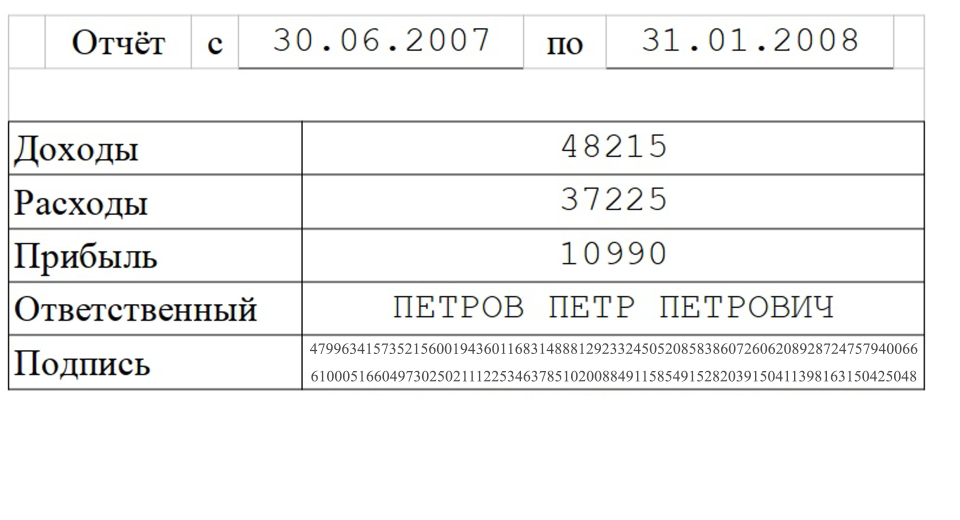
#> input picture source/new_sign.jpg, 1920 x 1040 px (shown at 1/2 size)
$ python -i LetterFinder.py   (imports and definitions only)
#> lines starting #> are read from the running program, lines starting #| are printed output that depends on the picture; after the words box and inside, x2 and y2 are one past the last pixel; in counts of white or black regions, pixels touching at a corner belong together
import cv2
import numpy as np


def find_letters(image_file: str, out_size=28):
#> called with image_file = '../source/new_sign.jpg', out_size = 28
    image_file = image_file
    img = cv2.imread(image_file)
#> img is the input picture: shape (1040, 1920, 3); mean B, G, R 243.4, 243.6, 243.5
    gray = cv2.cvtColor(img, cv2.COLOR_BGR2GRAY)
    ret, thresh = cv2.threshold(gray, 127, 255, cv2.THRESH_BINARY)
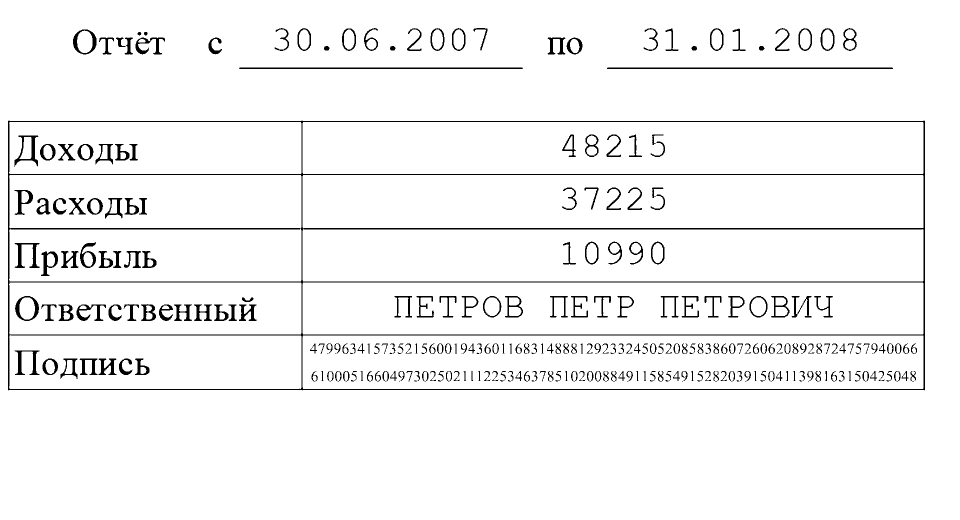
#> thresh: shape (1040, 1920) (shown at 1/2 size); 95.8% white; 281 black regions (15 under 20 px), largest, box (x1, y1, x2, y2) and area: (16, 241, 1850, 781) 28068, (1214, 135, 1786, 138) 1714, (478, 135, 1046, 138) 1700
    img_erode = cv2.erode(thresh, np.ones((2, 2), np.uint8), iterations=1)
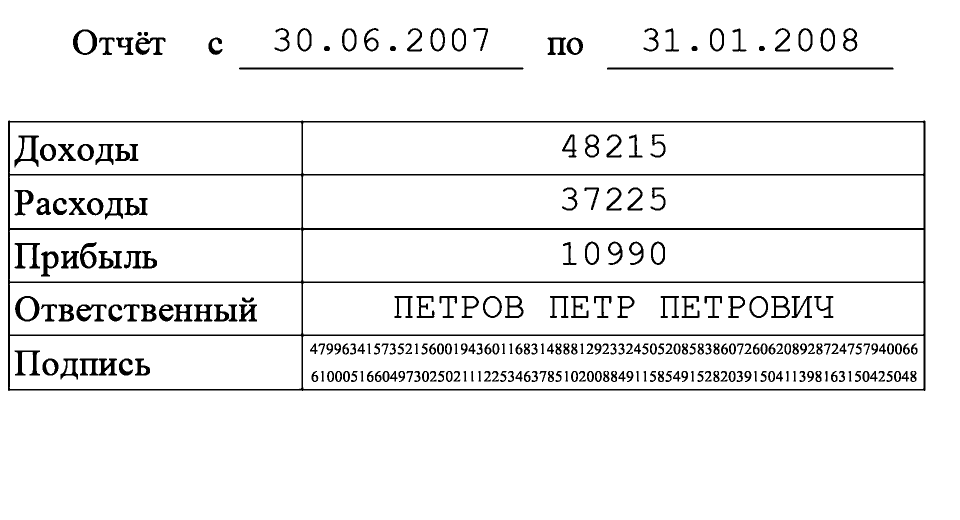
#> img_erode: shape (1040, 1920) (shown at 1/2 size); 94% white; 263 black regions

    # Get contours
    contours, hierarchy = cv2.findContours(img_erode, cv2.RETR_TREE, cv2.CHAIN_APPROX_SIMPLE)
#> contours = 406 contours, 14 with area under 20; largest, box (x1, y1, x2, y2) and area: (0, 0, 1920, 1040) 1993841, (15, 240, 1852, 783) 991453, (606, 672, 1847, 778) 130196, (606, 351, 1847, 456) 128958, (606, 460, 1847, 563) 126476

    #--------------------------------------------------------------------------------------------
    # -------------------------------------------------------------------------------------------

    output = img.copy()

    letters = []
    for idx, contour in enumerate(contours):
        (x, y, w, h) = cv2.boundingRect(contour)
        if hierarchy[0][idx][3] == 0:
            cv2.rectangle(output, (x, y), (x + w, y + h), (70, 0, 0), 1)
            letter_crop = gray[y:y + h, x:x + w]

            # Resize letter canvas to square
            size_max = max(w, h)
            letter_square = 255 * np.ones(shape=[size_max, size_max], dtype=np.uint8)
            if w > h:
                # Enlarge image top-bottom
                y_pos = size_max // 2 - h // 2
                letter_square[y_pos:y_pos + h, 0:w] = letter_crop
            elif w < h:
                # Enlarge image left-right
                x_pos = size_max // 2 - w // 2
                letter_square[0:h, x_pos:x_pos + w] = letter_crop
            else:
                letter_square = letter_crop

            # Resize letter to 28x28 and add letter and its X-coordinate
            letters.append((x, w, cv2.resize(letter_square, (out_size, out_size), interpolation=cv2.INTER_AREA)))
#> this loop made 406 passes
#> (x, y, w, h, size_max, x_pos) on passes 369, 372, 376, 379, 381, 382, 383, 385, 388, 390, 392, 393: (1132, 74, 35, 37, 37, 1), (416, 74, 30, 37, 37, 3), (197, 74, 33, 37, 37, 2), (145, 58, 50, 53, 53, 1), (1464, 56, 30, 48, 48, 9), (1330, 56, 29, 48, 48, 10), (683, 56, 31, 48, 48, 9), (1685, 55, 31, 49, 49, 9), (1640, 55, 31, 49, 49, 9), (1596, 55, 30, 49, 49, 9), (1549, 55, 32, 49, 49, 8), (1419, 55, 30, 49, 49, 9)
#> (x, y, w, h, size_max, y_pos) on passes 2, 363, 364, 365, 366, 367: (15, 240, 1837, 543, 1837, 647), (1213, 134, 575, 6, 575, 284), (477, 134, 571, 6, 571, 282), (1517, 91, 14, 12, 14, 1), (1382, 91, 14, 12, 14, 1), (779, 91, 14, 12, 14, 1)
#> pass 2, in find_letters, `letter_crop = gray[y:y + h, x:x + w]`:
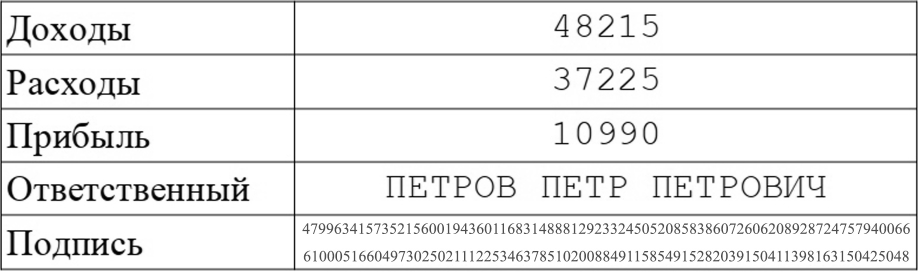
#> letter_crop: shape (543, 1837) (shown at 1/2 size); min 0, max 255, mean 235.7
#> after the loop:
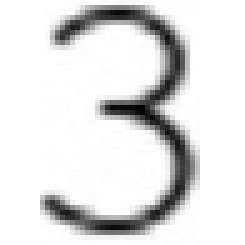
#> letter_square: shape (49, 49) (shown 5 times larger); min 4, max 255, mean 224.6
#> after the loop:
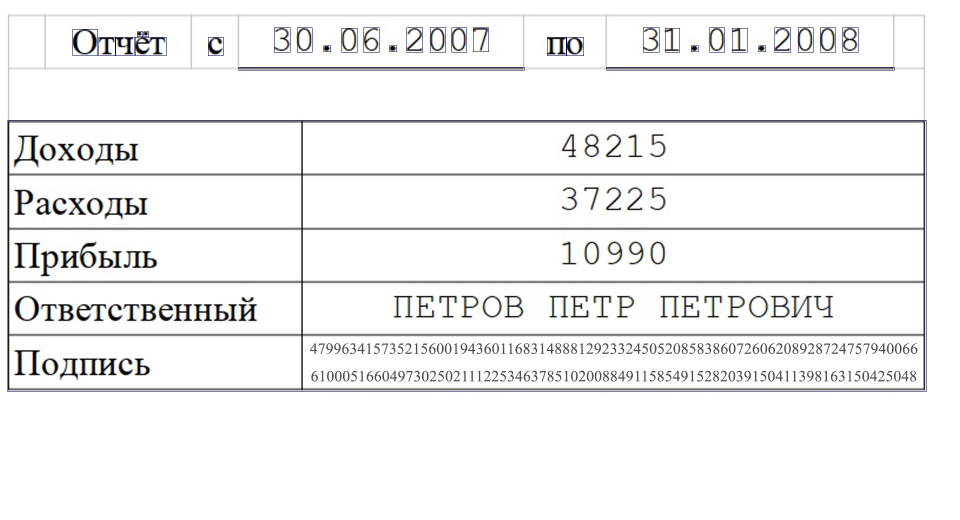
#> output: shape (1040, 1920, 3) (shown at 1/2 size); 0.55% of pixels changed, all inside (x1, y1, x2, y2) = (15, 55, 1853, 784)
#> after the loop, letters = 32 items

    # Sort array in place by X-coordinate
    letters.sort(key=lambda x: x[0], reverse=False)

    # [16 lines of commented-out code are left out]
    return letters

>>> result = find_letters('../source/new_sign.jpg')
#> result = 32 items

$ run again, on source/forsign.png
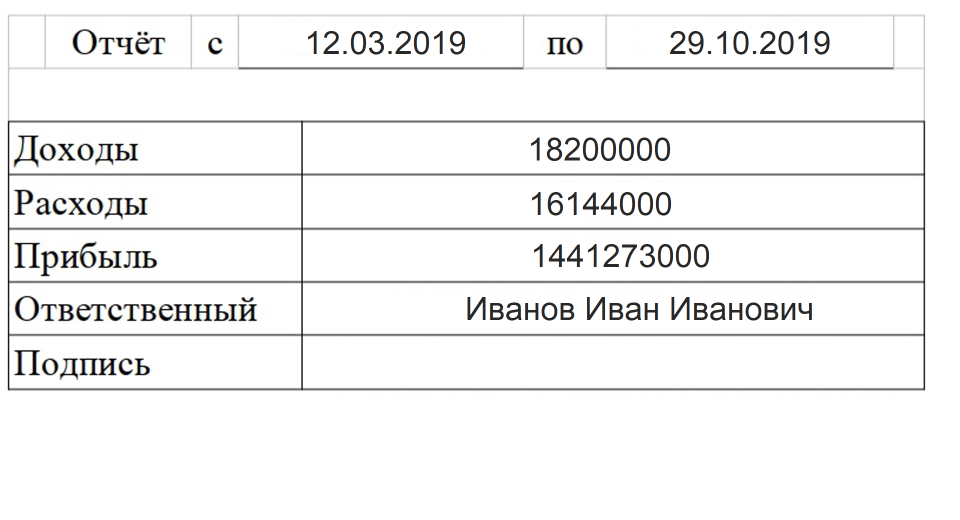
#> input picture source/forsign.png, 1920 x 1040 px (shown at 1/2 size)
#> in find_letters, img is the input picture: shape (1040, 1920, 3); mean B, G, R 243.5, 243.6, 243.6
#> in find_letters, `ret, thresh = cv2.threshold(gray, 127, 255, cv2.THRESH_BINARY)`:
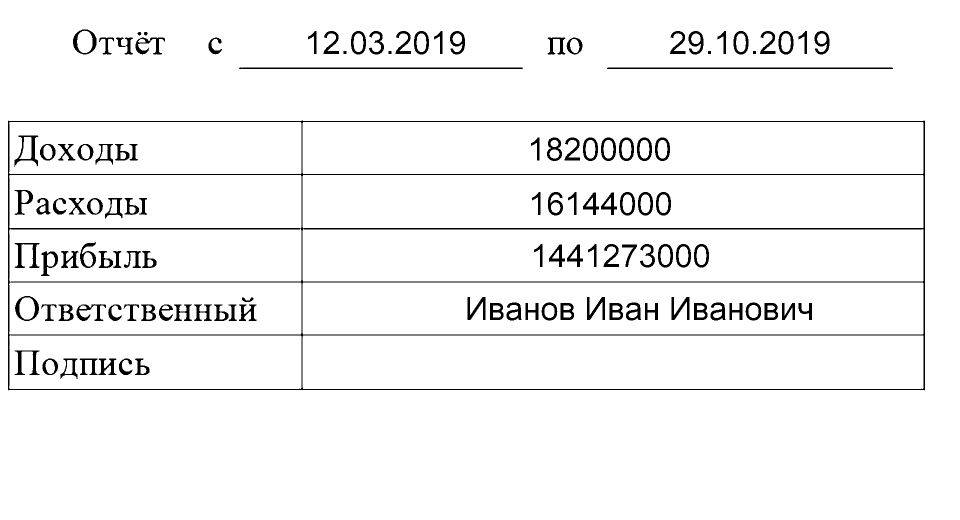
#> thresh: shape (1040, 1920) (shown at 1/2 size); 95.6% white; 121 black regions, largest, box (x1, y1, x2, y2) and area: (16, 241, 1850, 781) 28065, (1214, 135, 1786, 138) 1714, (478, 135, 1046, 138) 1699
#> img_erode: shape (1040, 1920); 94.3% white; 120 black regions
#> contours = 199 contours; largest, box (x1, y1, x2, y2) and area: (0, 0, 1920, 1040) 1993841, (15, 240, 1852, 783) 991451, (606, 672, 1847, 778) 130194, (606, 351, 1847, 456) 128958, (606, 460, 1847, 563) 126476
#> the loop in find_letters, `for idx, contour in enumerate(contours):` made 199 passes
#> (x, y, w, h, size_max, x_pos) on passes 165, 168, 172, 175, 177, 178, 180, 181: (1132, 74, 35, 37, 37, 1), (416, 74, 30, 37, 37, 3), (197, 74, 33, 37, 37, 2), (1628, 61, 33, 50, 50, 9), (1596, 61, 20, 49, 49, 14), (1556, 61, 33, 50, 50, 9), (1519, 61, 34, 49, 49, 7), (1466, 61, 33, 50, 50, 9)
#> after the loop in find_letters, `for idx, contour in enumerate(contours):`:
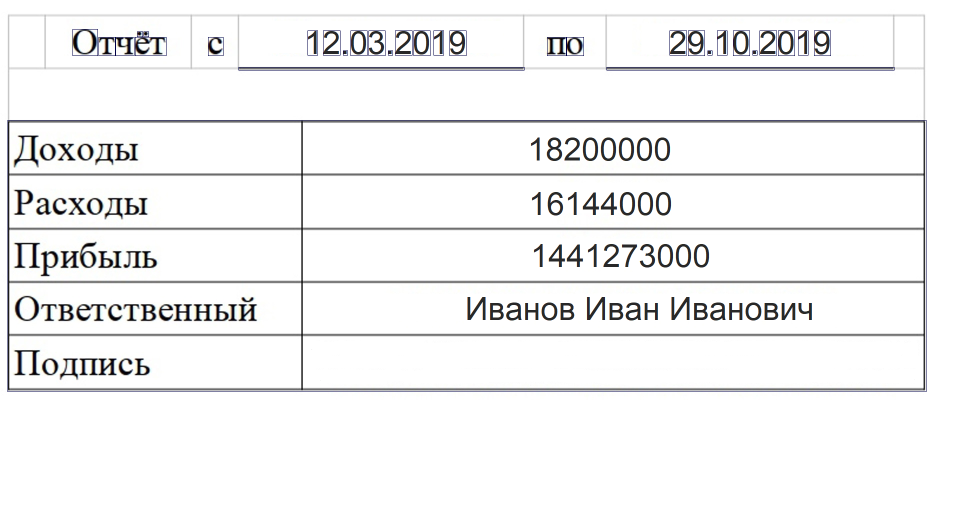
#> output: shape (1040, 1920, 3) (shown at 1/2 size); 0.55% of pixels changed, all inside (x1, y1, x2, y2) = (15, 58, 1853, 784)
#> after the loop in find_letters, `for idx, contour in enumerate(contours):`: letters = 32 items

$ run again, on source/img.png
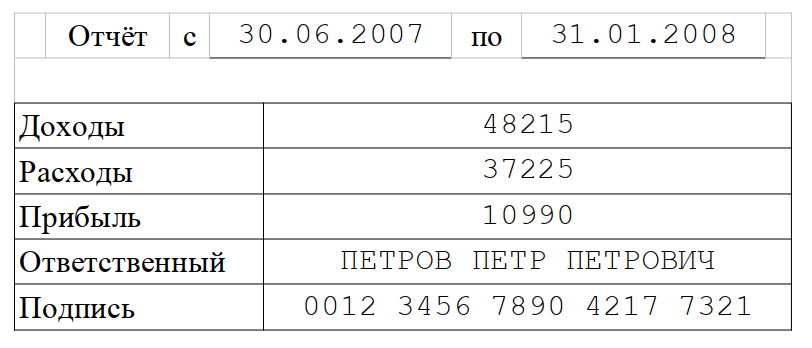
#> input picture source/img.png, 812 x 348 px
#> in find_letters, img is the input picture: shape (348, 812, 3); mean B, G, R 242, 242, 242
#> in find_letters, `ret, thresh = cv2.threshold(gray, 127, 255, cv2.THRESH_BINARY)`:
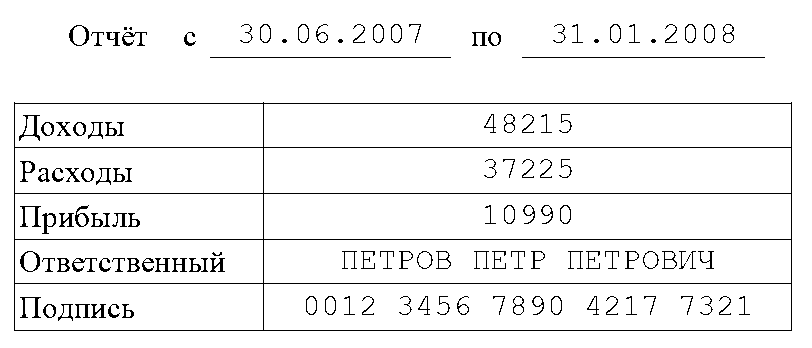
#> thresh: shape (348, 812); 95.1% white; black in thin lines or dots, all inside (x1, y1, x2, y2) = (14, 24, 792, 331)
#> img_erode: shape (348, 812); 90.8% white; black in thin lines or dots, all inside (x1, y1, x2, y2) = (14, 24, 793, 332)
#> contours = 200 contours, 18 with area under 20; largest, box (x1, y1, x2, y2) and area: (0, 0, 812, 348) 281417, (13, 101, 794, 333) 179405, (265, 285, 791, 330) 23100, (265, 195, 791, 239) 22575, (265, 149, 791, 193) 22575
#> the loop in find_letters, `for idx, contour in enumerate(contours):` made 200 passes
#> (x, y, w, h, size_max, x_pos) on passes 162, 165, 170, 173, 175, 178, 180, 182: (487, 31, 16, 17, 17, 0), (183, 31, 15, 17, 17, 1), (90, 31, 16, 17, 17, 0), (68, 24, 23, 24, 24, 1), (722, 23, 14, 22, 22, 4), (703, 23, 14, 22, 22, 4), (684, 23, 14, 22, 22, 4), (664, 23, 15, 22, 22, 4)
#> after the loop in find_letters, `for idx, contour in enumerate(contours):`:
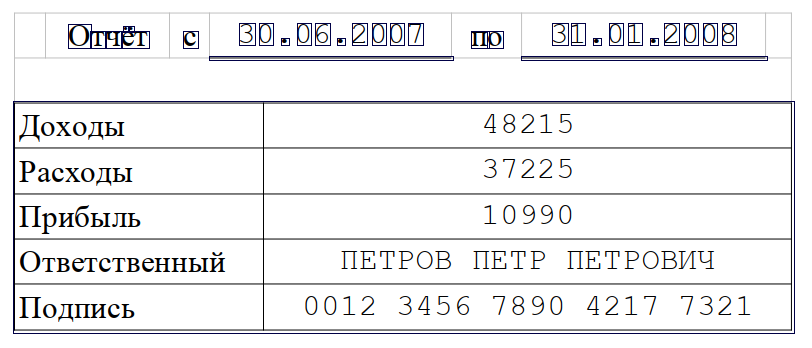
#> output: shape (348, 812, 3); 1.72% of pixels changed, all inside (x1, y1, x2, y2) = (13, 23, 795, 334)
#> after the loop in find_letters, `for idx, contour in enumerate(contours):`: letters = 32 items
